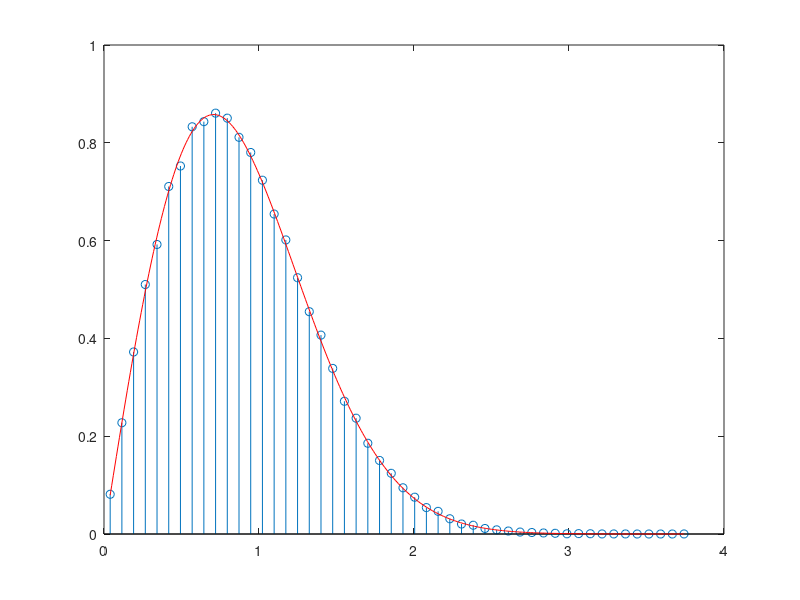

MATLAB code for this plot:
% RANDOMVARIABLES_RAYLEIGH_DISTRIBUTION
%
% Author: Dick Carrillo Melgarejo
%
% Date: 23/July/2020
%
% Tool: Matlab 2020a
%
% Simulated and analytical version of Rayleigh Distribution
% The random variable "R" defined by Rayleigh Distribution is generated by
% the following equation R = SQRT(X^2+Y^2), where X and Y are independent
% Gaussian Random variables with zero mean and Variance sigma^2.
% So, in communications, X is the real part of a complex number and Y
% is the imaginary part of the same complex number. This complex number is
% the base band representation of a Rayleigh channel. In communications the
% random variable R represents the module of this band base signal (complex
% number).
close all
clear all

%% Simulation Version
N = 100000;
sigma = 1/sqrt(2);
hr = sigma * (randn(1,N) + sqrt(-1) * randn(1,N));
display(['The Variance of the band base representation of the channel is '...
    num2str(var(hr))])
display(['The Mean of the band base representation of the channel is '...
    num2str(mean(hr))])
[a,b] = hist(abs(hr),50);
pdfSim=a./trapz(b,a);
stem(b,pdfSim)


%% Theoretical Version
hold on
x = min(b):0.01:max(b);
p = raylpdf(x,sigma);
plot(x,p,'r')